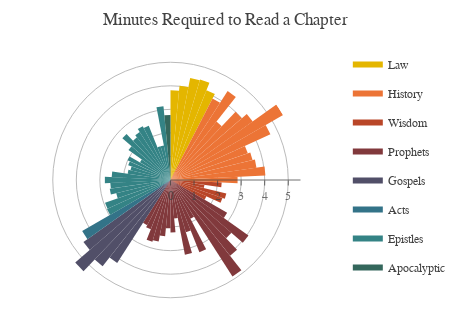

The code cell stored with this chart in its notebook:
### Markdown cell above
By the 1st year, we will have only completed 18% of the books on the bible. If this is not discouraging enough, after a further year, we would still not have completed the Old Testament (<span class="yellow-text">Law</span> to <span class="red-text">Prophets</span>). However, upon reaching the New Testament (<span class="blue-text">Gospels</span> to <span class="green-text">Apocalyptic</span>), we could complete the whole set of books within 9 months. The Old Testament is at least 3 times longer than the New Testament!

####  Chapter Length

Assuming that the average human reads <a href="http://www.readingsoft.com/" target="_blank">200 words per minute</a>, we can also estimate how long it will take to read 1 chapter every day:

### Code cell
bible["Minutes_p_Chapter"] = bible["Words"] / bible["Chapters"] / 200.
inputs = []

deg_incr = 360. / len(bible.index)
for name, group in __get_genre_groups():
    
    # Insert Legend Item
    inputs.append(
        py_go.Scatterpolar(
            r = [0, 0, 0, 0],
            theta = [0, 0, 0, 0],
            name = name,
            legendgroup = name,
            mode = 'none',
            fill = 'toself',
            fillcolor = __get_genre_colors()[name],
            showlegend = True
        )
    
    )    
    
    # Insert Each Book
    for key, val in group["Minutes_p_Chapter"].items():
        inputs.append(
            py_go.Scatterpolar(
                r = [0, val, val, 0],
                theta = [0,bible.index.get_loc(key)*deg_incr,(bible.index.get_loc(key)+1)*deg_incr,0],
                name = bible["Name"][key],
                legendgroup = name,
                mode = 'none',
                hoverinfo ='text',
                text=bible["Name"][key] + ": " + "{:.1f}".format(val) + " min",
                fill = 'toself',
                fillcolor = __get_genre_colors()[name],
                showlegend = False
            )
        )


layout = py_go.Layout(_d.py_layout)
layout["autosize"] = False
layout["width"] = 450
layout["height"] = 330
layout["margin"] = dict(t=50,l=0,r=0,b=20)
layout["title"] = "Minutes Required to Read a Chapter"
layout["polar"]["angularaxis"]["visible"]=False

fig = py_go.Figure(data=inputs, layout=layout)
py.iplot(fig)

### Figure 1 — Plotly figure (JSON) as saved in the notebook; plotly's stock layout.template omitted (floating-point values rounded to 4 significant figures)
{"data": [{"fill": "toself", "fillcolor": "#e4b600", "legendgroup": "Law", "mode": "none", "name": "Law", "r": [0, 0, 0, 0], "showlegend": true, "theta": [0, 0, 0, 0], "type": "scatterpolar"}, {"fill": "toself", "fillcolor": "#e4b600", "hoverinfo": "text", "legendgroup": "Law", "mode": "none", "name": "Genesis", "r": [0, 3.81, 3.81, 0], "showlegend": false, "text": "Genesis: 3.8 min", "theta": [0, 0, 5.455, 0], "type": "scatterpolar"}, {"fill": "toself", "fillcolor": "#e4b600", "hoverinfo": "text", "legendgroup": "Law", "mode": "none", "name": "Exodus", "r": [0, 4.022, 4.022, 0], "showlegend": false, "text": "Exodus: 4.0 min", "theta": [0, 5.455, 10.91, 0], "type": "scatterpolar"}, {"fill": "toself", "fillcolor": "#e4b600", "hoverinfo": "text", "legendgroup": "Law", "mode": "none", "name": "Leviticus", "r": [0, 4.413, 4.413, 0], "showlegend": false, "text": "Leviticus: 4.4 min", "theta": [0, 10.91, 16.36, 0], "type": "scatterpolar"}, {"fill": "toself", "fillcolor": "#e4b600", "hoverinfo": "text", "legendgroup": "Law", "mode": "none", "name": "Numbers", "r": [0, 4.449, 4.449, 0], "showlegend": false, "text": "Numbers: 4.4 min", "theta": [0, 16.36, 21.82, 0], "type": "scatterpolar"}, {"fill": "toself", "fillcolor": "#e4b600", "hoverinfo": "text", "legendgroup": "Law", "mode": "none", "name": "Deuteronomy", "r": [0, 4.111, 4.111, 0], "showlegend": false, "text": "Deuteronomy: 4.1 min", "theta": [0, 21.82, 27.27, 0], "type": "scatterpolar"}, {"fill": "toself", "fillcolor": "#ec7436", "legendgroup": "History", "mode": "none", "name": "History", "r": [0, 0, 0, 0], "showlegend": true, "theta": [0, 0, 0, 0], "type": "scatterpolar"}, {"fill": "toself", "fillcolor": "#ec7436", "hoverinfo": "text", "legendgroup": "History", "mode": "none", "name": "Joshua", "r": [0, 3.893, 3.893, 0], "showlegend": false, "text": "Joshua: 3.9 min", "theta": [0, 27.27, 32.73, 0], "type": "scatterpolar"}, {"fill": "toself", "fillcolor": "#ec7436", "hoverinfo": "text", "legendgroup": "History", "mode": "none", "name": "Judges", "r": [0, 4.486, 4.486, 0], "showlegend": false, "text": "Judges: 4.5 min", "theta": [0, 32.73, 38.18, 0], "type": "scatterpolar"}, {"fill": "toself", "fillcolor": "#ec7436", "hoverinfo": "text", "legendgroup": "History", "mode": "none", "name": "Ruth", "r": [0, 3.156, 3.156, 0], "showlegend": false, "text": "Ruth: 3.2 min", "theta": [0, 38.18, 43.64, 0], "type": "scatterpolar"}, {"fill": "toself", "fillcolor": "#ec7436", "hoverinfo": "text", "legendgroup": "History", "mode": "none", "name": "1 Samuel", "r": [0, 4.005, 4.005, 0], "showlegend": false, "text": "1 Samuel: 4.0 min", "theta": [0, 43.64, 49.09, 0], "type": "scatterpolar"}, {"fill": "toself", "fillcolor": "#ec7436", "hoverinfo": "text", "legendgroup": "History", "mode": "none", "name": "2 Samuel", "r": [0, 4.287, 4.287, 0], "showlegend": false, "text": "2 Samuel: 4.3 min", "theta": [0, 49.09, 54.55, 0], "type": "scatterpolar"}, {"fill": "toself", "fillcolor": "#ec7436", "hoverinfo": "text", "legendgroup": "History", "mode": "none", "name": "1 Kings", "r": [0, 5.52, 5.52, 0], "showlegend": false, "text": "1 Kings: 5.5 min", "theta": [0, 54.55, 60.0, 0], "type": "scatterpolar"}, {"fill": "toself", "fillcolor": "#ec7436", "hoverinfo": "text", "legendgroup": "History", "mode": "none", "name": "2 Kings", "r": [0, 4.664, 4.664, 0], "showlegend": false, "text": "2 Kings: 4.7 min", "theta": [0, 60.0, 65.45, 0], "type": "scatterpolar"}, {"fill": "toself", "fillcolor": "#ec7436", "hoverinfo": "text", "legendgroup": "History", "mode": "none", "name": "1 Chronicles", "r": [0, 3.473, 3.473, 0], "showlegend": false, "text": "1 Chronicles: 3.5 min", "theta": [0, 65.45, 70.91, 0], "type": "scatterpolar"}, {"fill": "toself", "fillcolor": "#ec7436", "hoverinfo": "text", "legendgroup": "History", "mode": "none", "name": "2 Chronicles", "r": [0, 3.585, 3.585, 0], "showlegend": false, "text": "2 Chronicles: 3.6 min", "theta": [0, 70.91, 76.36, 0], "type": "scatterpolar"}, {"fill": "toself", "fillcolor": "#ec7436", "hoverinfo": "text", "legendgroup": "History", "mode": "none", "name": "Ezra", "r": [0, 3.689, 3.689, 0], "showlegend": false, "text": "Ezra: 3.7 min", "theta": [0, 76.36, 81.82, 0], "type": "scatterpolar"}, {"fill": "toself", "fillcolor": "#ec7436", "hoverinfo": "text", "legendgroup": "History", "mode": "none", "name": "Nehemiah", "r": [0, 4.033, 4.033, 0], "showlegend": false, "text": "Nehemiah: 4.0 min", "theta": [0, 81.82, 87.27, 0], "type": "scatterpolar"}, {"fill": "toself", "fillcolor": "#ec7436", "hoverinfo": "text", "legendgroup": "History", "mode": "none", "name": "Esther", "r": [0, 2.851, 2.851, 0], "showlegend": false, "text": "Esther: 2.9 min", "theta": [0, 87.27, 92.73, 0], "type": "scatterpolar"}, {"fill": "toself", "fillcolor": "#b94628", "legendgroup": "Wisdom", "mode": "none", "name": "Wisdom", "r": [0, 0, 0, 0], "showlegend": true, "theta": [0, 0, 0, 0], "type": "scatterpolar"}, {"fill": "toself", "fillcolor": "#b94628", "hoverinfo": "text", "legendgroup": "Wisdom", "mode": "none", "name": "Job", "r": [0, 2.177, 2.177, 0], "showlegend": false, "text": "Job: 2.2 min", "theta": [0, 92.73, 98.18, 0], "type": "scatterpolar"}, {"fill": "toself", "fillcolor": "#b94628", "hoverinfo": "text", "legendgroup": "Wisdom", "mode": "none", "name": "Psalms", "r": [0, 1.455, 1.455, 0], "showlegend": false, "text": "Psalms: 1.5 min", "theta": [0, 98.18, 103.6, 0], "type": "scatterpolar"}, {"fill": "toself", "fillcolor": "#b94628", "hoverinfo": "text", "legendgroup": "Wisdom", "mode": "none", "name": "Proverbs", "r": [0, 2.44, 2.44, 0], "showlegend": false, "text": "Proverbs: 2.4 min", "theta": [0, 103.6, 109.1, 0], "type": "scatterpolar"}, {"fill": "toself", "fillcolor": "#b94628", "hoverinfo": "text", "legendgroup": "Wisdom", "mode": "none", "name": "Ecclesiastes", "r": [0, 2.335, 2.335, 0], "showlegend": false, "text": "Ecclesiastes: 2.3 min", "theta": [0, 109.1, 114.5, 0], "type": "scatterpolar"}, {"fill": "toself", "fillcolor": "#b94628", "hoverinfo": "text", "legendgroup": "Wisdom", "mode": "none", "name": "Song of Solomon", "r": [0, 1.674, 1.674, 0], "showlegend": false, "text": "Song of Solomon: 1.7 min", "theta": [0, 114.5, 120.0, 0], "type": "scatterpolar"}, {"fill": "toself", "fillcolor": "#81393c", "legendgroup": "Prophets", "mode": "none", "name": "Prophets", "r": [0, 0, 0, 0], "showlegend": true, "theta": [0, 0, 0, 0], "type": "scatterpolar"}, {"fill": "toself", "fillcolor": "#81393c", "hoverinfo": "text", "legendgroup": "Prophets", "mode": "none", "name": "Isaiah", "r": [0, 2.777, 2.777, 0], "showlegend": false, "text": "Isaiah: 2.8 min", "theta": [0, 120.0, 125.5, 0], "type": "scatterpolar"}, {"fill": "toself", "fillcolor": "#81393c", "hoverinfo": "text", "legendgroup": "Prophets", "mode": "none", "name": "Jeremiah", "r": [0, 4.064, 4.064, 0], "showlegend": false, "text": "Jeremiah: 4.1 min", "theta": [0, 125.5, 130.9, 0], "type": "scatterpolar"}, {"fill": "toself", "fillcolor": "#81393c", "hoverinfo": "text", "legendgroup": "Prophets", "mode": "none", "name": "Lamentations", "r": [0, 3.424, 3.424, 0], "showlegend": false, "text": "Lamentations: 3.4 min", "theta": [0, 130.9, 136.4, 0], "type": "scatterpolar"}, {"fill": "toself", "fillcolor": "#81393c", "hoverinfo": "text", "legendgroup": "Prophets", "mode": "none", "name": "Ezekiel", "r": [0, 4.093, 4.093, 0], "showlegend": false, "text": "Ezekiel: 4.1 min", "theta": [0, 136.4, 141.8, 0], "type": "scatterpolar"}, {"fill": "toself", "fillcolor": "#81393c", "hoverinfo": "text", "legendgroup": "Prophets", "mode": "none", "name": "Daniel", "r": [0, 4.869, 4.869, 0], "showlegend": false, "text": "Daniel: 4.9 min", "theta": [0, 141.8, 147.3, 0], "type": "scatterpolar"}, {"fill": "toself", "fillcolor": "#81393c", "hoverinfo": "text", "legendgroup": "Prophets", "mode": "none", "name": "Hosea", "r": [0, 1.85, 1.85, 0], "showlegend": false, "text": "Hosea: 1.8 min", "theta": [0, 147.3, 152.7, 0], "type": "scatterpolar"}, {"fill": "toself", "fillcolor": "#81393c", "hoverinfo": "text", "legendgroup": "Prophets", "mode": "none", "name": "Joel", "r": [0, 3.303, 3.303, 0], "showlegend": false, "text": "Joel: 3.3 min", "theta": [0, 152.7, 158.2, 0], "type": "scatterpolar"}, {"fill": "toself", "fillcolor": "#81393c", "hoverinfo": "text", "legendgroup": "Prophets", "mode": "none", "name": "Amos", "r": [0, 2.312, 2.312, 0], "showlegend": false, "text": "Amos: 2.3 min", "theta": [0, 158.2, 163.6, 0], "type": "scatterpolar"}, {"fill": "toself", "fillcolor": "#81393c", "hoverinfo": "text", "legendgroup": "Prophets", "mode": "none", "name": "Obadiah", "r": [0, 3.235, 3.235, 0], "showlegend": false, "text": "Obadiah: 3.2 min", "theta": [0, 163.6, 169.1, 0], "type": "scatterpolar"}, {"fill": "toself", "fillcolor": "#81393c", "hoverinfo": "text", "legendgroup": "Prophets", "mode": "none", "name": "Jonah", "r": [0, 1.643, 1.643, 0], "showlegend": false, "text": "Jonah: 1.6 min", "theta": [0, 169.1, 174.5, 0], "type": "scatterpolar"}, {"fill": "toself", "fillcolor": "#81393c", "hoverinfo": "text", "legendgroup": "Prophets", "mode": "none", "name": "Micah", "r": [0, 2.226, 2.226, 0], "showlegend": false, "text": "Micah: 2.2 min", "theta": [0, 174.5, 180, 0], "type": "scatterpolar"}, {"fill": "toself", "fillcolor": "#81393c", "hoverinfo": "text", "legendgroup": "Prophets", "mode": "none", "name": "Nahum", "r": [0, 2.053, 2.053, 0], "showlegend": false, "text": "Nahum: 2.1 min", "theta": [0, 180, 185.5, 0], "type": "scatterpolar"}, {"fill": "toself", "fillcolor": "#81393c", "hoverinfo": "text", "legendgroup": "Prophets", "mode": "none", "name": "Habakkuk", "r": [0, 2.402, 2.402, 0], "showlegend": false, "text": "Habakkuk: 2.4 min", "theta": [0, 185.5, 190.9, 0], "type": "scatterpolar"}, {"fill": "toself", "fillcolor": "#81393c", "hoverinfo": "text", "legendgroup": "Prophets", "mode": "none", "name": "Zephaniah", "r": [0, 2.663, 2.663, 0], "showlegend": false, "text": "Zephaniah: 2.7 min", "theta": [0, 190.9, 196.4, 0], "type": "scatterpolar"}, {"fill": "toself", "fillcolor": "#81393c", "hoverinfo": "text", "legendgroup": "Prophets", "mode": "none", "name": "Haggai", "r": [0, 2.728, 2.728, 0], "showlegend": false, "text": "Haggai: 2.7 min", "theta": [0, 196.4, 201.8, 0], "type": "scatterpolar"}, {"fill": "toself", "fillcolor": "#81393c", "hoverinfo": "text", "legendgroup": "Prophets", "mode": "none", "name": "Zechariah", "r": [0, 2.258, 2.258, 0], "showlegend": false, "text": "Zechariah: 2.3 min", "theta": [0, 201.8, 207.3, 0], "type": "scatterpolar"}, {"fill": "toself", "fillcolor": "#81393c", "hoverinfo": "text", "legendgroup": "Prophets", "mode": "none", "name": "Malachi", "r": [0, 2.161, 2.161, 0], "showlegend": false, "text": "Malachi: 2.2 min", "theta": [0, 207.3, 212.7, 0], "type": "scatterpolar"}, {"fill": "toself", "fillcolor": "#514f68", "legendgroup": "Gospels", "mode": "none", "name": "Gospels", "r": [0, 0, 0, 0], "showlegend": true, "theta": [0, 0, 0, 0], "type": "scatterpolar"}, {"fill": "toself", "fillcolor": "#514f68", "hoverinfo": "text", "legendgroup": "Gospels", "mode": "none", "name": "Matthew", "r": [0, 4.187, 4.187, 0], "showlegend": false, "text": "Matthew: 4.2 min", "theta": [0, 212.7, 218.2, 0], "type": "scatterpolar"}, {"fill": "toself", "fillcolor": "#514f68", "hoverinfo": "text", "legendgroup": "Gospels", "mode": "none", "name": "Mark", "r": [0, 4.663, 4.663, 0], "showlegend": false, "text": "Mark: 4.7 min", "theta": [0, 218.2, 223.6, 0], "type": "scatterpolar"}, {"fill": "toself", "fillcolor": "#514f68", "hoverinfo": "text", "legendgroup": "Gospels", "mode": "none", "name": "Luke", "r": [0, 5.353, 5.353, 0], "showlegend": false, "text": "Luke: 5.4 min", "theta": [0, 223.6, 229.1, 0], "type": "scatterpolar"}, {"fill": "toself", "fillcolor": "#514f68", "hoverinfo": "text", "legendgroup": "Gospels", "mode": "none", "name": "John", "r": [0, 4.537, 4.537, 0], "showlegend": false, "text": "John: 4.5 min", "theta": [0, 229.1, 234.5, 0], "type": "scatterpolar"}, {"fill": "toself", "fillcolor": "#337388", "legendgroup": "Acts", "mode": "none", "name": "Acts", "r": [0, 0, 0, 0], "showlegend": true, "theta": [0, 0, 0, 0], "type": "scatterpolar"}, {"fill": "toself", "fillcolor": "#337388", "hoverinfo": "text", "legendgroup": "Acts", "mode": "none", "name": "Acts", "r": [0, 4.331, 4.331, 0], "showlegend": false, "text": "Acts: 4.3 min", "theta": [0, 234.5, 240.0, 0], "type": "scatterpolar"}, {"fill": "toself", "fillcolor": "#348385", "legendgroup": "Epistles", "mode": "none", "name": "Epistles", "r": [0, 0, 0, 0], "showlegend": true, "theta": [0, 0, 0, 0], "type": "scatterpolar"}, {"fill": "toself", "fillcolor": "#348385", "hoverinfo": "text", "legendgroup": "Epistles", "mode": "none", "name": "Romans", "r": [0, 2.963, 2.963, 0], "showlegend": false, "text": "Romans: 3.0 min", "theta": [0, 240.0, 245.5, 0], "type": "scatterpolar"}, {"fill": "toself", "fillcolor": "#348385", "hoverinfo": "text", "legendgroup": "Epistles", "mode": "none", "name": "1 Corinthians", "r": [0, 2.941, 2.941, 0], "showlegend": false, "text": "1 Corinthians: 2.9 min", "theta": [0, 245.5, 250.9, 0], "type": "scatterpolar"}, {"fill": "toself", "fillcolor": "#348385", "hoverinfo": "text", "legendgroup": "Epistles", "mode": "none", "name": "2 Corinthians", "r": [0, 2.372, 2.372, 0], "showlegend": false, "text": "2 Corinthians: 2.4 min", "theta": [0, 250.9, 256.4, 0], "type": "scatterpolar"}, {"fill": "toself", "fillcolor": "#348385", "hoverinfo": "text", "legendgroup": "Epistles", "mode": "none", "name": "Galatians", "r": [0, 2.605, 2.605, 0], "showlegend": false, "text": "Galatians: 2.6 min", "theta": [0, 256.4, 261.8, 0], "type": "scatterpolar"}, {"fill": "toself", "fillcolor": "#348385", "hoverinfo": "text", "legendgroup": "Epistles", "mode": "none", "name": "Ephesians", "r": [0, 2.558, 2.558, 0], "showlegend": false, "text": "Ephesians: 2.6 min", "theta": [0, 261.8, 267.3, 0], "type": "scatterpolar"}, {"fill": "toself", "fillcolor": "#348385", "hoverinfo": "text", "legendgroup": "Epistles", "mode": "none", "name": "Philippians", "r": [0, 2.789, 2.789, 0], "showlegend": false, "text": "Philippians: 2.8 min", "theta": [0, 267.3, 272.7, 0], "type": "scatterpolar"}, {"fill": "toself", "fillcolor": "#348385", "hoverinfo": "text", "legendgroup": "Epistles", "mode": "none", "name": "Colossians", "r": [0, 2.5, 2.5, 0], "showlegend": false, "text": "Colossians: 2.5 min", "theta": [0, 272.7, 278.2, 0], "type": "scatterpolar"}, {"fill": "toself", "fillcolor": "#348385", "hoverinfo": "text", "legendgroup": "Epistles", "mode": "none", "name": "1 Thessalonians", "r": [0, 1.837, 1.837, 0], "showlegend": false, "text": "1 Thessalonians: 1.8 min", "theta": [0, 278.2, 283.6, 0], "type": "scatterpolar"}, {"fill": "toself", "fillcolor": "#348385", "hoverinfo": "text", "legendgroup": "Epistles", "mode": "none", "name": "2 Thessalonians", "r": [0, 1.75, 1.75, 0], "showlegend": false, "text": "2 Thessalonians: 1.8 min", "theta": [0, 283.6, 289.1, 0], "type": "scatterpolar"}, {"fill": "toself", "fillcolor": "#348385", "hoverinfo": "text", "legendgroup": "Epistles", "mode": "none", "name": "1 Timothy", "r": [0, 1.902, 1.902, 0], "showlegend": false, "text": "1 Timothy: 1.9 min", "theta": [0, 289.1, 294.5, 0], "type": "scatterpolar"}, {"fill": "toself", "fillcolor": "#348385", "hoverinfo": "text", "legendgroup": "Epistles", "mode": "none", "name": "2 Timothy", "r": [0, 2.006, 2.006, 0], "showlegend": false, "text": "2 Timothy: 2.0 min", "theta": [0, 294.5, 300, 0], "type": "scatterpolar"}, {"fill": "toself", "fillcolor": "#348385", "hoverinfo": "text", "legendgroup": "Epistles", "mode": "none", "name": "Titus", "r": [0, 1.498, 1.498, 0], "showlegend": false, "text": "Titus: 1.5 min", "theta": [0, 300, 305.5, 0], "type": "scatterpolar"}, {"fill": "toself", "fillcolor": "#348385", "hoverinfo": "text", "legendgroup": "Epistles", "mode": "none", "name": "Philemon", "r": [0, 2.19, 2.19, 0], "showlegend": false, "text": "Philemon: 2.2 min", "theta": [0, 305.5, 310.9, 0], "type": "scatterpolar"}, {"fill": "toself", "fillcolor": "#348385", "hoverinfo": "text", "legendgroup": "Epistles", "mode": "none", "name": "Hebrews", "r": [0, 2.705, 2.705, 0], "showlegend": false, "text": "Hebrews: 2.7 min", "theta": [0, 310.9, 316.4, 0], "type": "scatterpolar"}, {"fill": "toself", "fillcolor": "#348385", "hoverinfo": "text", "legendgroup": "Epistles", "mode": "none", "name": "James", "r": [0, 2.304, 2.304, 0], "showlegend": false, "text": "James: 2.3 min", "theta": [0, 316.4, 321.8, 0], "type": "scatterpolar"}, {"fill": "toself", "fillcolor": "#348385", "hoverinfo": "text", "legendgroup": "Epistles", "mode": "none", "name": "1 Peter", "r": [0, 2.419, 2.419, 0], "showlegend": false, "text": "1 Peter: 2.4 min", "theta": [0, 321.8, 327.3, 0], "type": "scatterpolar"}, {"fill": "toself", "fillcolor": "#348385", "hoverinfo": "text", "legendgroup": "Epistles", "mode": "none", "name": "2 Peter", "r": [0, 2.57, 2.57, 0], "showlegend": false, "text": "2 Peter: 2.6 min", "theta": [0, 327.3, 332.7, 0], "type": "scatterpolar"}, {"fill": "toself", "fillcolor": "#348385", "hoverinfo": "text", "legendgroup": "Epistles", "mode": "none", "name": "1 John", "r": [0, 2.484, 2.484, 0], "showlegend": false, "text": "1 John: 2.5 min", "theta": [0, 332.7, 338.2, 0], "type": "scatterpolar"}, {"fill": "toself", "fillcolor": "#348385", "hoverinfo": "text", "legendgroup": "Epistles", "mode": "none", "name": "2 John", "r": [0, 1.495, 1.495, 0], "showlegend": false, "text": "2 John: 1.5 min", "theta": [0, 338.2, 343.6, 0], "type": "scatterpolar"}, {"fill": "toself", "fillcolor": "#348385", "hoverinfo": "text", "legendgroup": "Epistles", "mode": "none", "name": "3 John", "r": [0, 1.495, 1.495, 0], "showlegend": false, "text": "3 John: 1.5 min", "theta": [0, 343.6, 349.1, 0], "type": "scatterpolar"}, {"fill": "toself", "fillcolor": "#348385", "hoverinfo": "text", "legendgroup": "Epistles", "mode": "none", "name": "Jude", "r": [0, 3.145, 3.145, 0], "showlegend": false, "text": "Jude: 3.1 min", "theta": [0, 349.1, 354.5, 0], "type": "scatterpolar"}, {"fill": "toself", "fillcolor": "#34675c", "legendgroup": "Apocalyptic", "mode": "none", "name": "Apocalyptic", "r": [0, 0, 0, 0], "showlegend": true, "theta": [0, 0, 0, 0], "type": "scatterpolar"}, {"fill": "toself", "fillcolor": "#34675c", "hoverinfo": "text", "legendgroup": "Apocalyptic", "mode": "none", "name": "Revelation", "r": [0, 2.759, 2.759, 0], "showlegend": false, "text": "Revelation: 2.8 min", "theta": [0, 354.5, 360, 0], "type": "scatterpolar"}], "layout": {"autosize": false, "font": {"color": "#424242", "family": "Source Sans Pro"}, "height": 330, "margin": {"b": 20, "l": 0, "r": 0, "t": 50}, "paper_bgcolor": "#ffffff", "plot_bgcolor": "#ffffff", "polar": {"angularaxis": {"color": "#424242bf", "direction": "clockwise", "visible": false}, "bgcolor": "#ffffff", "radialaxis": {"color": "#424242bf"}}, "title": "Minutes Required to Read a Chapter", "width": 450, "xaxis": {"color": "#424242bf"}, "yaxis": {"color": "#424242bf"}}}
